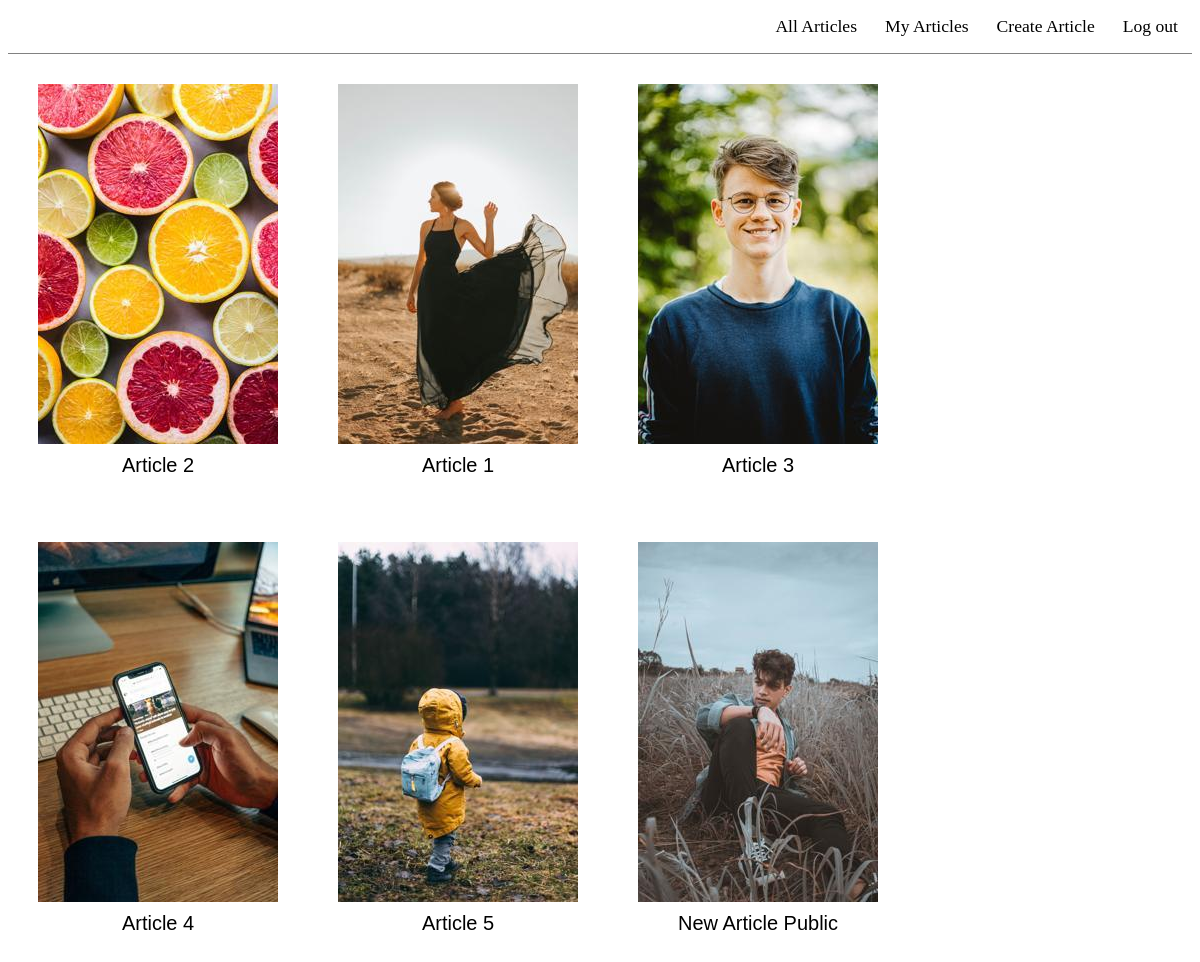
/all-articles/ (signed in), run on an earlier commit of the app's database.
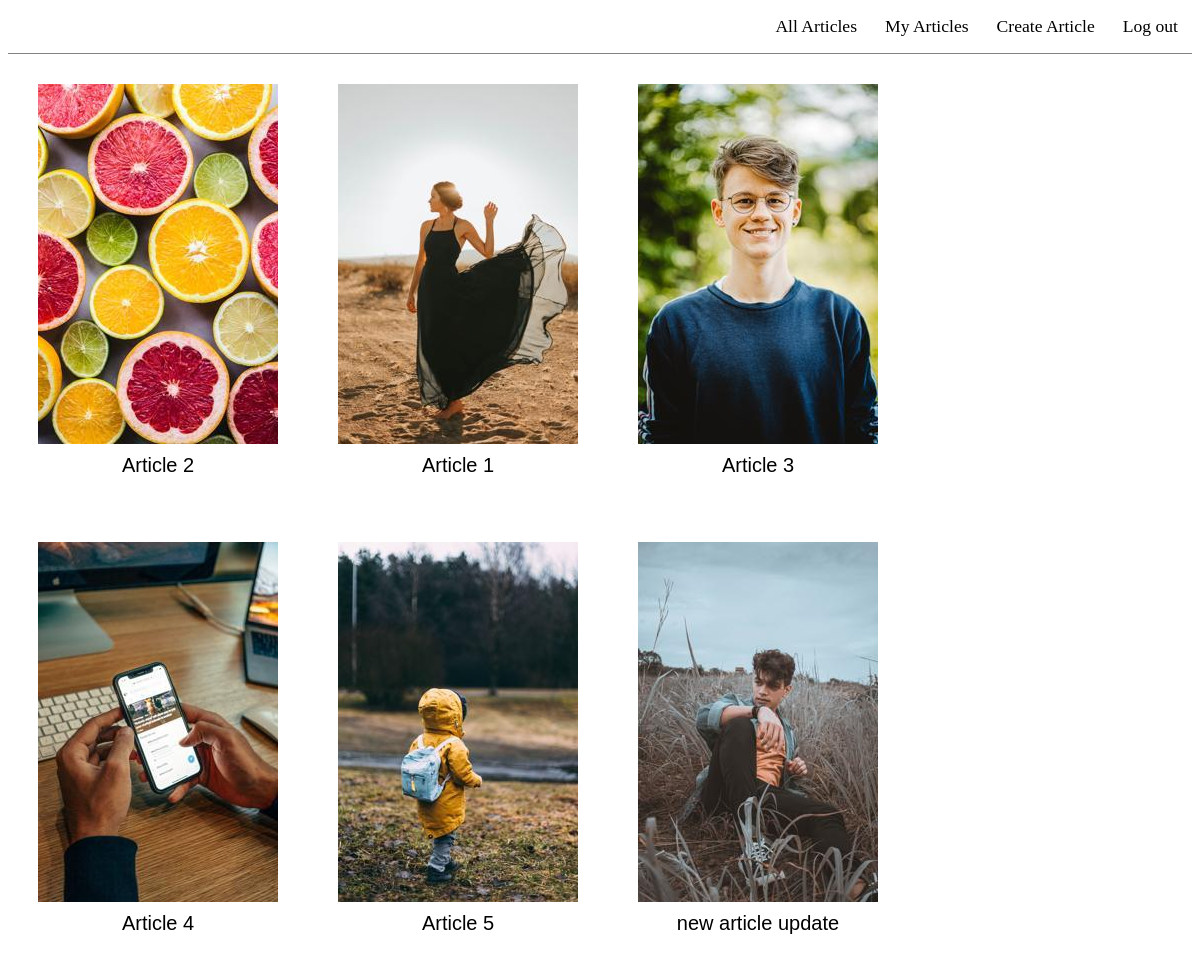
And on a later commit of the database.
### myapp/models.py (models this page shows, shortened)
class Article(models.Model):
    user = models.ForeignKey(User, on_delete=models.CASCADE)
    name = models.CharField(max_length=100)
    description = models.TextField()
    image = models.ImageField(upload_to = 'image')
    privacy = models.TextChoices('privacy','public private')
    privacy = models.CharField(max_length =10, choices=privacy.choices)

### myapp/views.py (the view)
# urls.py: path('all-articles/',views.all_articles,name='all-articles'),
@login_required
def all_articles(request):
    articles = Article.objects.filter(privacy = 'public')
    return render(request, 'myapp/articles.html', { 'articles': articles })

### myapp/templates/myapp/articles.html
{% extends 'myapp/base.html' %}
{% block container %}
<div class="article-container">
{% for article in articles %}
<div class='article'>
    <img onclick="location.href='{% url 'detail-article' article.id %}'" src="{{ article.image.url }}" alt="">
    <span onclick="location.href='{% url 'detail-article' article.id %}'" >{{ article.name }}</span>
</div>
{% endfor %}
</div>
{% endblock container %}

### myapp/templates/myapp/base.html (shortened to what this page needs)
{% load static %}
<!DOCTYPE html>
<html lang="en">
<head>
    <link rel="stylesheet" href="{% static 'myapp/css/style.css' %}">
</head>
<body>
    {% if user.is_authenticated %}
    <nav>
        <div class="right-nav">
            <ul>
                <li><a href="{% url 'all-articles' %}">All Articles</a></li>
                <li><a href="{% url 'my-articles' %}">My Articles</a></l1>
                <li><a href="{% url 'create-article' %}">Create Article</a></li>
                <li><a href="{% url 'logout' %}">Log out</a></li>
            </ul>
        </div>
    </nav>
    {% endif %}
    <div class="container">
        {% block container %}
        {% endblock container %}
    </div>
</body>
</html>

### myapp/static/myapp/css/style.css (style rules this page uses)
* { transition: height 0.66s ease-in; transition: width 0.66s ease-in; }
nav { border-bottom: 1px solid #0000007e; }
nav ul { display: flex; justify-content: flex-end; }
nav li { list-style: none; }
nav a { padding: 14px; text-decoration: none; color: #000; font: 1.1em Verdana; }
.article-container { font: 20px Verdana; display: flex; flex-wrap: wrap; }
.article-container .article { cursor: pointer; margin: 30px; }
.article-container span { display: block; text-align: center; margin: 5px; font-family: Verdana, Geneva, Tahoma, sans-serif; }

What changed in the data, as far as the page shows it:
removed Article: image (picture), name "New Article Public"
added Article: image (picture), name "new article update"
